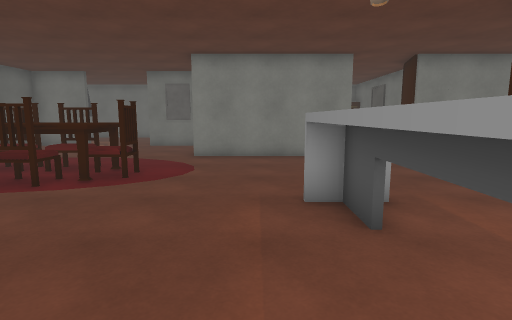
view 1 (above)

24 first-person views from a walk through a Unity game level. The camera is 1.5 m above the floor, tilts 8° down and sees 80° across. Doors are open. The floor is counted in squares, 1 m on a side. Each view is taken from the middle of a square. On the plan, view 1 faces up. The plan holds only what a view shows up to about 15 squares ahead; the rest is blank. The place goes on beyond the plan. The player character is not drawn. Some surface patterns are stand-ins.

view 2
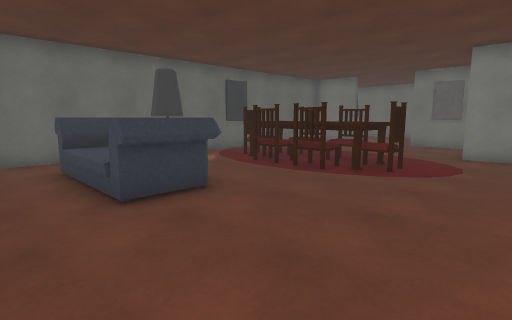

view 3
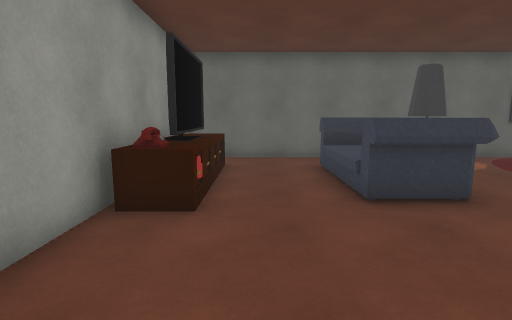

view 4
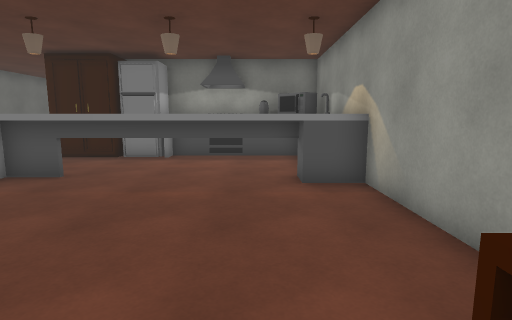

view 5
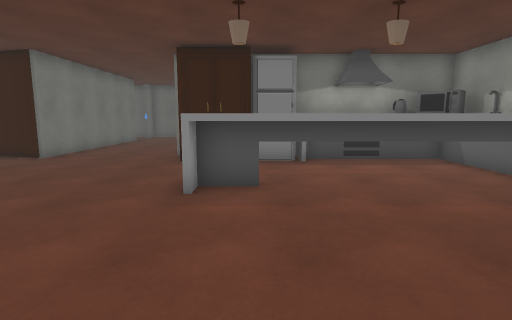

view 6
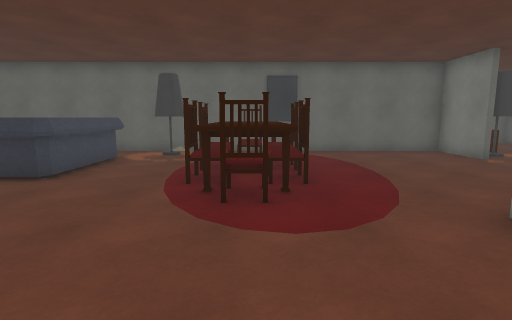

view 7
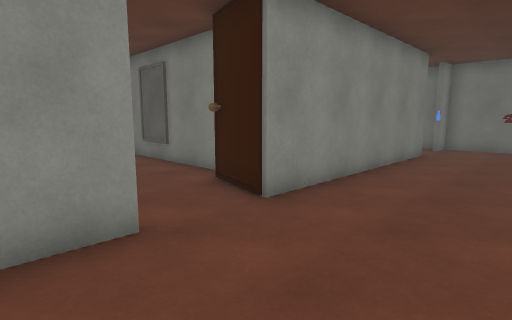

view 8
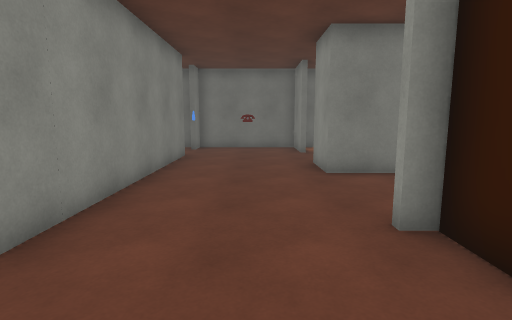

view 9
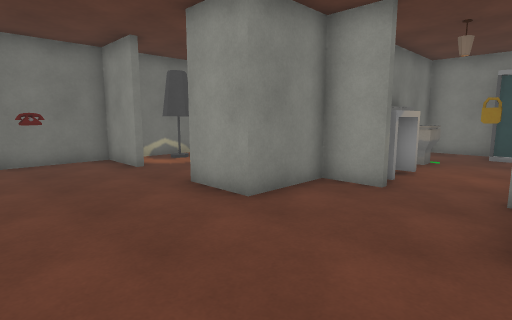

view 10
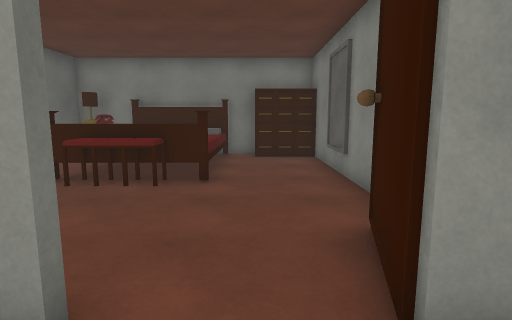

view 11
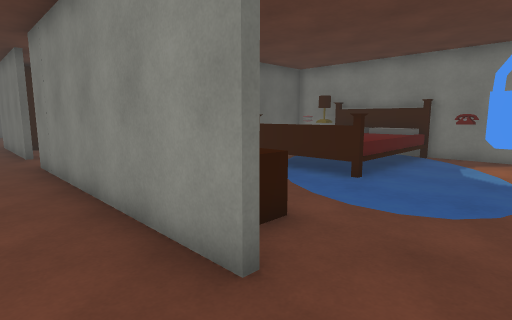

view 12
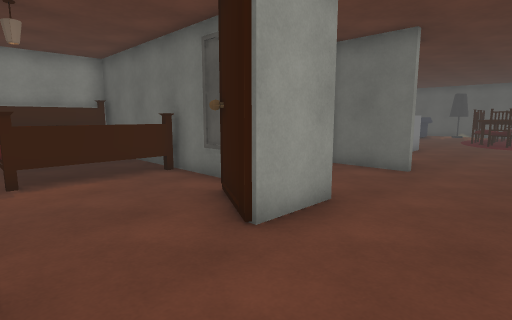

view 13
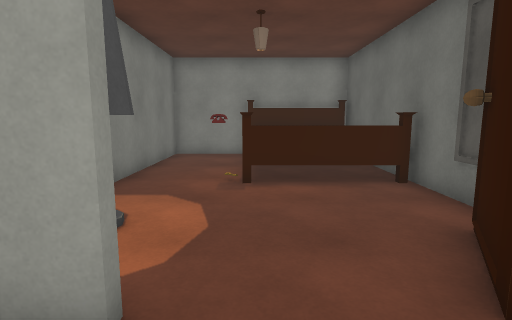

view 14
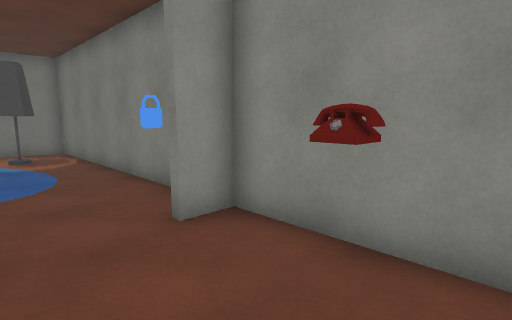

view 15
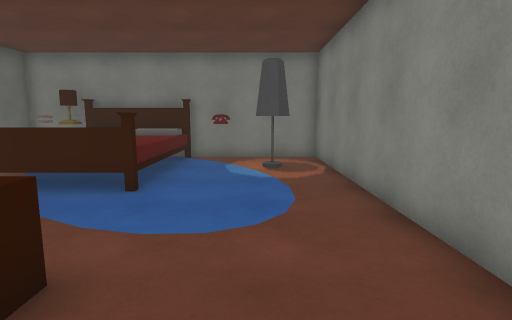

view 16
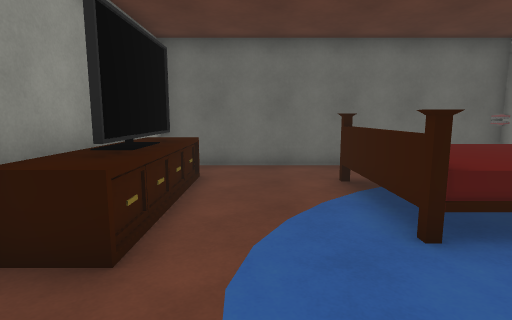

view 17
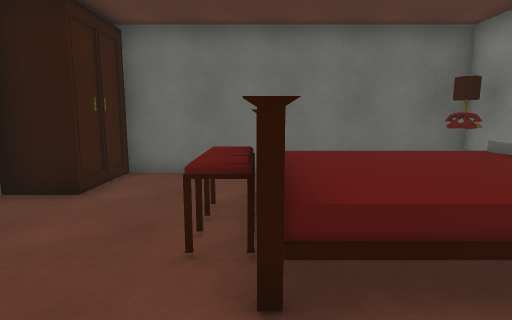

view 18
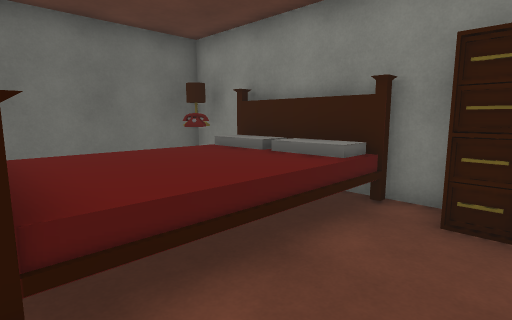

view 19
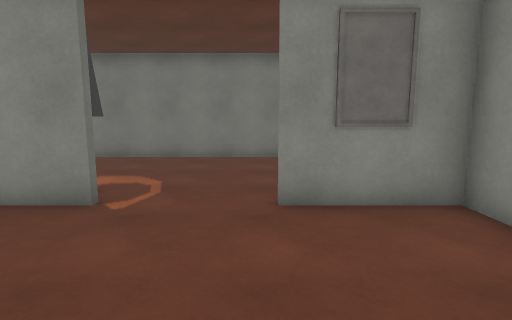

view 20
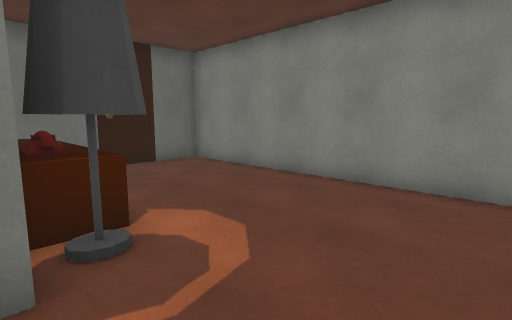

view 21
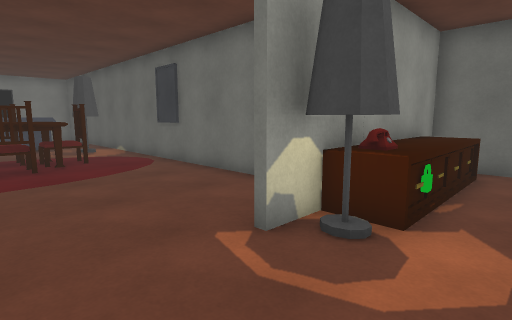

view 22
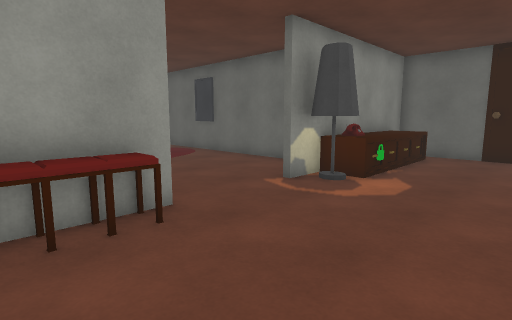

view 23
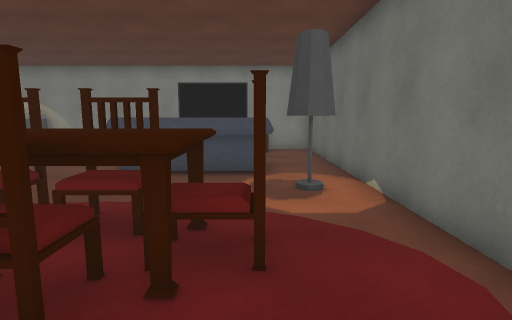

view 24
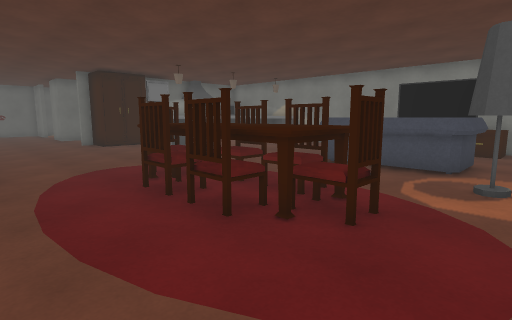

### Floor plan
Key: @ floor where view 1 was taken; # wall or solid block; x gap in a wall; . main floor; : floor 0.75 m higher than the main floor; + floor 1 m higher than the main floor; / step, stairs or slope; D open door; ^ raised ledge; C chair; T table; U cupboard; L lamp; S sofa; A TV; F fridge; I sink; B bed; R dresser; P painting; O other object.
Columns run from 16 left of view 1 to 18 right of it. Each row starts with its distance up from view 1.
 23 ############  ###  ################
 22 #...........  #LOBBBBTT# LLBBB.O..#
 21 #........... .#OOBBBB..# O    ...L#
 20 #...........  #.BBBBB..#      ..LL#
 19 #............ #.BBBBB..# .+   ....#
 18 #.....L.......#.BBBBB..# .+   ....#
 17 #^^^^OLL...OOO#.BOOOB..#..B..B....#
 16 ########...####..OOO...#..........#
 15     #.........#........#..........#
 14     #.........#........#..........#
 13     #.........##R.....##.OAAAAO...#
 12     #.........######..#########DDO#
 11     #.............................#
 10     #.............................#
  9     #...CCCCT....................OO
  8     #..CTTTTCC....................#
  7     #...TCCCC..........#...###...##
  6     #................U##...###....#
  5     #.L..........OO..U##.D.##....L#
  4     #xL..........OO..U##DDIP.....L#
  3     #..SSSSS.....OO...F#..II......#
  2     #..SS  S.....OO..OO#..I#BBBB..#
  1     #..SSSSS.....OO..OO#..O#:  /..#
  0     #...........@OO..OO#..O#:  /..#
 -1     #............OO..OO#...#    ..#
 -2     #..^AAA^.....OOOIOO#OO.#    ..#
 -3     #..^AAAO.....OOOIOO OO.#BBBBOO#
 -4     ###################  ##########

Where each view was taken, in squares from view 1:
view 1: 0 up, 0 right, facing up
view 2: 1 down, 0 right, facing up-left
view 3: 1 down, 0 right, facing left
view 4: 1 down, 6 left, facing right
view 5: 4 up, 5 left, facing right
view 6: 8 up, 2 right, facing left
view 7: 8 up, 2 right, facing up-right
view 8: 9 up, 3 right, facing right
view 9: 11 up, 7 right, facing down-right
view 10: 10 up, 5 right, facing up
view 11: 10 up, 17 right, facing up-left
view 12: 10 up, 16 right, facing down-left
view 13: 9 up, 15 right, facing down
view 14: 8 up, 15 right, facing up-right
view 15: 11 up, 16 right, facing up
view 16: 15 up, 17 right, facing left
view 17: 17 up, 6 right, facing left
view 18: 17 up, 6 right, facing up-left
view 19: 11 up, 6 left, facing up
view 20: 16 up, 6 left, facing up-left
view 21: 19 up, 6 left, facing down-left
view 22: 21 up, 3 left, facing down-left
view 23: 11 up, 9 left, facing down
view 24: 12 up, 11 left, facing down-right
